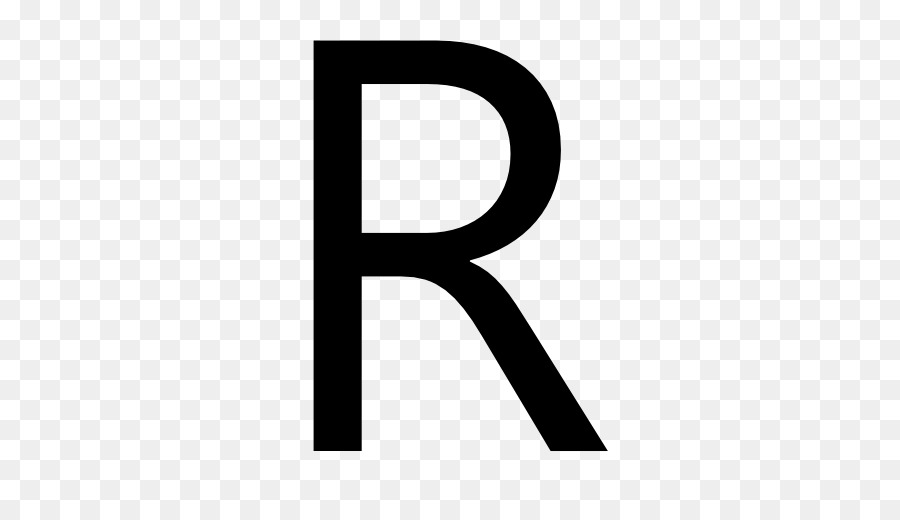
#> input picture letra Serie Fourier/images/r.jpg, 900 x 520 px
$ python main.py images/r.jpg
#> lines starting #> are read from the running program, lines starting #| are printed output that depends on the picture
### letra Serie Fourier/edge_detection.py
from skimage import feature, io
import matplotlib.pyplot as plt
import numpy as np
import random


SAMPLING_SIZE = 1000

RANDOM_SEED = 0


# Seleccione una cantidad aleatoria de SAMPLING_SIZE de puntos de la lista original
def sampling(coords):
    if len(coords) <= SAMPLING_SIZE:
        return coords

    random.seed(RANDOM_SEED)
    random_indices = list(range(len(coords)))
    random.shuffle(random_indices)
    return [coords[random_indices[i]] for i in range(SAMPLING_SIZE)]


# Regresa con un conjunto de puntos que representan los bordes
def detect_edges(image_name):
    image = io.imread(image_name, as_gray=True)

    # Detección de bordes (Canny edge)
    edges = feature.canny(image, 0.6, 0.1, 0.97, use_quantiles=True)

    fig, (ax1, ax2) = plt.subplots(nrows=1, ncols=2)
    ax1.imshow(image, cmap=plt.cm.gray)
    ax1.axis('off')
    ax1.set_title('Imagen', fontsize=15)

    edge_im = ax2.imshow(edges, cmap=plt.cm.gray)
    ax2.axis('off')
    ax2.set_title('Detección de bordes', fontsize=15)

    plt.show()

    # Las coordenadas x e y son solo los puntos distintos de cero de la imagen de borde
    x_coords, y_coords = np.nonzero(edge_im.get_array())
    # Los ejes x e y de una imagen difieren de los ejes x e y de un gráfico, por lo que tenemos que pasar de (x,y) a (y,-x).
    # Para con ello no encontrar la imagen volteada.
    points = list(zip(y_coords, -x_coords))

    # Reducir el número de puntos
    points = sampling(points)
    print(f'Número de puntos finales: {len(points)}')

    return points

### letra Serie Fourier/solve_tsp.py
import numpy as np
from scipy.spatial import distance_matrix

#Dada una matriz de distancia, ordene los números de índice [0, 1, ..., longitud-1] de manera
# greedy: comenzando desde 0, elige el índice libre más cercano a continuación

def greedy(dist_mat):
    length = dist_mat.shape[0]
    current_node_idx = 0  # Puede ser aleatorio entre 0 y longitud-1
    node_order = [current_node_idx]

    free_node_indices = set(range(length))
    free_node_indices.remove(current_node_idx)
    while free_node_indices:
        next_node_idx = np.argmin([dist_mat[current_node_idx][i] if i in free_node_indices else np.inf
                                   for i in range(length)])
        free_node_indices.remove(next_node_idx)
        node_order.append(next_node_idx)
        current_node_idx = next_node_idx

    return node_order


def opt2swap(tour, i, j):
    return tour[:i] + tour[i:j][::-1] + tour[j:]


# Implementa el algoritmo 2-opt
# [20 lines left out: function opt2, not called in this run]


def solve_tsp(original_points):
    dist_mat = distance_matrix(original_points, original_points)
    point_order = greedy(dist_mat)
    points_in_order = [original_points[i] for i in point_order]  #Orden de punto inicial por algoritmo Greedy

    return points_in_order

### letra Serie Fourier/draw.py
import matplotlib.pyplot as plt
import matplotlib.animation as animation
from fourier import fourier_analysis, fourier_synthesis

NUMBER_OF_FRAMES = 350

FPS = 25

NUMBER_OF_EPICYCLES = 125 #Mayor precision


# Normaliza las coordenadas del punto para que la forma pueda caber en el rango (-1, 1) para mostrar.


def normalize(coords):
    x_min = min([c[0] for c in coords])
    x_max = max([c[0] for c in coords])
    y_min = min([c[1] for c in coords])
    y_max = max([c[1] for c in coords])

    ratio = 0.8 * 2 / max(x_max - x_min, y_max - y_min)

    def norm(c):
        return (c[0] - x_min/2 - x_max/2)*ratio, (c[1] - y_min/2 - y_max/2)*ratio

    return [norm(c) for c in coords]


# Crea una lista de cadenas poligonales
def calculate_polygonal_chains(coords):
    # Convierte las coordenadas en una serie de puntos complejos.
    points = [complex(x, y) for x, y in normalize(coords)]

    # Las frecuencias de los ciclos son números enteros: [..., -2, -1, 0, 1, 2, ...]
    # Para fines de dibujo, queremos las frecuencias en orden absoluto creciente: [0, -1, 1, -2, 2, ...]
    frequencies = list(range(-NUMBER_OF_EPICYCLES // 2 + 1, NUMBER_OF_EPICYCLES // 2 + 1))
    frequencies = sorted(frequencies, key=abs)

    weights = fourier_analysis(frequencies, points)
    # El radio del círculo n-ésimo es solo la magnitud del peso n-ésimo
    circle_radii = [abs(cn) for cn in weights]

    polygonal_chains = []
    for i in range(NUMBER_OF_FRAMES):
        t = i / NUMBER_OF_FRAMES
        polygonal_chain = fourier_synthesis(frequencies, weights, t)
        polygonal_chains.append(polygonal_chain)

    return polygonal_chains, circle_radii


# Obtiene el contorno de la curva de las cadenas poligonales: el último punto de cada cuadro
def get_outline(polygonal_chains):
    points = [p[-1] for p in polygonal_chains]
    px = [p.real for p in points]
    py = [p.imag for p in points]
    return px, py


def draw_fourier_animation(coords):
    polygonal_chains, circle_radii = calculate_polygonal_chains(coords)

    # Cada objeto se dibujará dos veces: uno para la visualización normal y otro para la visualización ampliada
    circles0 = []
    circles1 = []
    lines0 = []
    lines1 = []

    fig, axes = plt.subplots(1, 2)
    axes[0].set_aspect('equal')
    axes[0].axis('off')

    axes[1].set_aspect('equal')
    axes[1].axis('off')

    for idx in range(NUMBER_OF_EPICYCLES):
        # El círculo n-ésimo estará centrado en el punto n-ésimo de la cadena poligonal
        cx = polygonal_chains[0][idx].real
        cy = polygonal_chains[0][idx].imag
        circle0 = plt.Circle((cx, cy), circle_radii[idx], color='green', fill=False, lw=1)
        circles0.append(circle0)
        circle1 = plt.Circle((cx, cy), circle_radii[idx], color='green', fill=False, lw=1)
        circles1.append(circle1)

        # La línea n-ésima se denota simplemente por el punto n-ésimo y n+1-ésimo de la cadena poligonal
        p0x = polygonal_chains[0][idx].real
        p0y = polygonal_chains[0][idx].imag
        p1x = polygonal_chains[0][idx + 1].real
        p1y = polygonal_chains[0][idx + 1].imag
        line0 = axes[0].plot([p0x, p1x], [p0y, p1y], color='darkblue')[0]
        lines0.append(line0)
        line1 = axes[1].plot([p0x, p1x], [p0y, p1y], color='darkblue')[0]
        lines1.append(line1)

    # Para dibujar la aproximación final de la curva f(t)
    curve_x, curve_y = [], []
    curve0, = axes[0].plot([], [], lw=2, color='black')
    curve1, = axes[1].plot([], [], lw=2, color='black')

    # Para dibujar todo el contorno de la curva f(t)
    outline_x, outline_y = get_outline(polygonal_chains)
    axes[0].plot(outline_x, outline_y, lw=1, color='black')
    outline1, = axes[1].plot(outline_x, outline_y, lw=1, color='black')

    # El rango de la primera parcela se establece en (-1, 1), el rango de
    # la segunda parcela se cierra y se centra alrededor del último punto de la cadena poligonal.
    axes[0].set_xlim((-1, 1))
    axes[0].set_ylim((-1, 1))
    axes[1].set_xlim(polygonal_chains[0][-1].real - 0.05, polygonal_chains[0][-1].real + 0.05)
    axes[1].set_ylim(polygonal_chains[0][-1].imag - 0.05, polygonal_chains[0][-1].imag + 0.05)

    def init():
        for c in circles0:
            axes[0].add_patch(c)
        for c in circles1:
            axes[1].add_patch(c)
        return [outline1] + circles0 + circles1 + lines0 + lines1 + [curve0, curve1]

    # [23 lines left out: function animate, not called in this run]

    anim = animation.FuncAnimation(fig, animate, init_func=init, frames=NUMBER_OF_FRAMES, interval=10, blit=True)
    plt.show()

### letra Serie Fourier/fourier.py
import numpy as np
import cmath
import itertools

FOURIER_DT = 0.001

# Dada una lista finita de frecuencias enteras n en [0, -1, 1, -2, 2, ...] y los pesos de Fourier correspondientes de c_n,
# reconstruya la curva original de f(t) en el tiempo t (0< =t<1) por síntesis de Fourier.

# Matemáticamente, f(t) = suma(c_n*e^(n*2*pi*i*t)
# Cuantas más frecuencias (ciclos) tengamos, más cerca estará f(t) de la curva original.

def fourier_synthesis(frequencies, weights, t):
    origin = [complex(0, 0)]
    components = origin + [cn * cmath.exp(n*2*cmath.pi*1j*t) for n, cn in zip(frequencies, weights)]
    return list(itertools.accumulate(components))


# Resultados de traducción
# Dado un conjunto de puntos complejos que representan una curva cerrada y una lista finita de frecuencias enteras
# n en [0, -1, 1, -2, 2, ...], calcule los coeficientes (pesos) de la serie de Fourier.

# Matemáticamente, si f(t) es una función compleja del tiempo (0<=t<1), entonces para cada frecuencia de
# ciclo de n, el peso n-ésimo denotado por c_n es:
# c_n = int_0^1 f(t)*e^(-n*2*pi*i*t)dt
# Cuantas más frecuencias (ciclos) tengamos, más cerca se podrá reconstruir f(t) mediante la síntesis de Fourier.
def fourier_analysis(frequencies, points):
    weights = []

    # Selecciona el punto coincidente de la lista de puntos, según t, si 0<=t<1.
    def f(t):
        idx = min(len(points) - 1, max(0, round(t * len(points))))
        return points[idx]

    for n in frequencies:
        # se alcula la integral numéricamente:
        # cn = sum_t f(t)*e^(-n*2*pi*i*t)*dt, donde t va de 0 a 1 discretamente, con un tamaño de paso de dt
        cn = sum([f(t) * cmath.exp(-n*2*cmath.pi*1j*t) * FOURIER_DT for t in np.arange(0, 1, FOURIER_DT)])
        weights.append(cn)

    return weights

### letra Serie Fourier/main.py
from edge_detection import detect_edges
from solve_tsp import solve_tsp
from draw import draw_fourier_animation
import argparse


def main(args):
    edge_points = detect_edges(args.image_name)
#> in detect_edges, image is the input picture: shape (520, 900) float64; min 0, max 1, mean 0.862
#> in detect_edges, `edges = feature.canny(image, 0.6, 0.1, 0.97, use_quantiles=True)`:
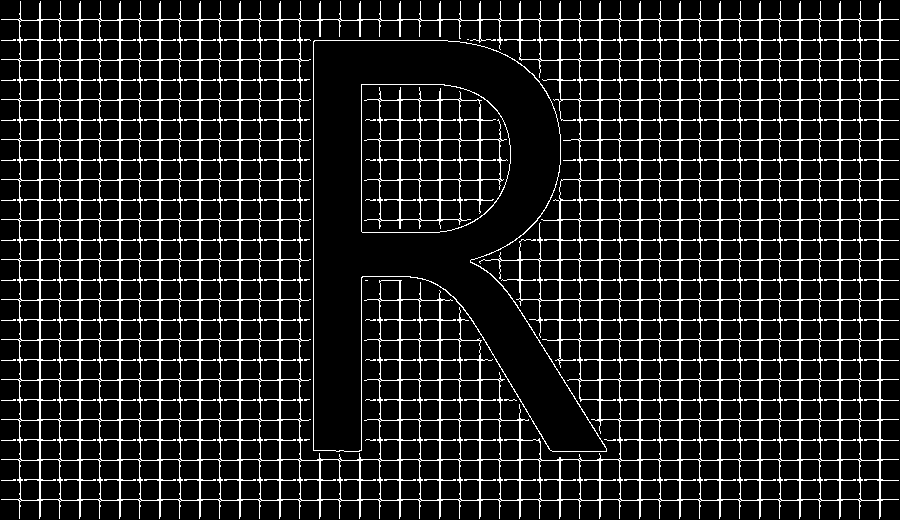
#> edges: shape (520, 900) bool; 12% white in thin lines or dots
#> in detect_edges, `plt.show()`:
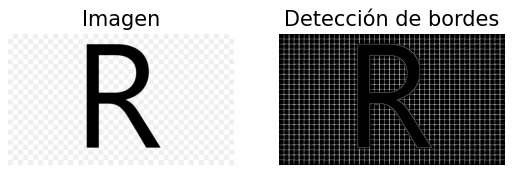
#> figure drawn by matplotlib, 2 panels
#> in detect_edges, `points = list(zip(y_coords, -x_coords))`: points = 56390 items
#> in detect_edges, `points = sampling(points)`: points = 1000 pairs, first value 10 to 895, second value -518 to -1
#| Número de puntos finales: 1000
#> edge_points has the same summary as points in detect_edges
    edge_points_in_order = solve_tsp(edge_points)
#> in solve_tsp, `dist_mat = distance_matrix(original_points, original_points)`:
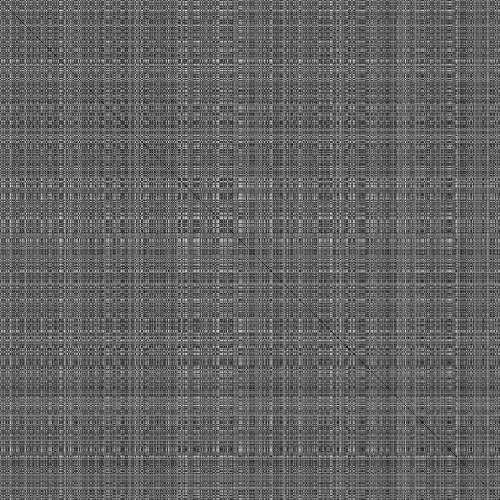
#> dist_mat: shape (1000, 1000) float64 (shown at 1/2 size); min 0, max 979.4, mean 386; drawn with min black and max white
#> the loop in greedy, `while free_node_indices:` made 999 passes
#> (next_node_idx, current_node_idx) on passes 1 to 3: (148, 148), (675, 675), (257, 257)
#> after the loop in greedy, `while free_node_indices:`: free_node_indices = 0 items; node_order = 1000 values, max 999 at index 75, min 0 at index 0, mean 499.5
#> in solve_tsp, `point_order = greedy(dist_mat)`: point_order has the same summary as node_order in greedy
#> in solve_tsp, `points_in_order = [original_points[i] for i in point_order]`: points_in_order has the same summary as points in detect_edges
#> edge_points_in_order has the same summary as points in detect_edges
    draw_fourier_animation(edge_points_in_order)
#> in normalize, `x_min = min([c[0] for c in coords])`: x_min = 10
#> in normalize, `x_max = max([c[0] for c in coords])`: x_max = 895
#> in normalize, `y_min = min([c[1] for c in coords])`: y_min = -518
#> in normalize, `y_max = max([c[1] for c in coords])`: y_max = -1
#> in normalize, `ratio = 0.8 * 2 / max(x_max - x_min, y_max - y_min)`: ratio = 0.00181
#> in calculate_polygonal_chains, `points = [complex(x, y) for x, y in normalize(coords)]`: points = 1000 items
#> in calculate_polygonal_chains, `weights = fourier_analysis(frequencies, points)`: weights = 125 items
#> in calculate_polygonal_chains, `circle_radii = [abs(cn) for cn in weights]`: circle_radii = 125 values, max 0.289 at index 2, min 0.00107 at index 115, mean 0.0236
#> after the loop in calculate_polygonal_chains, `for i in range(NUMBER_OF_FRAMES):`: polygonal_chains = 350 items
#> the loop in draw_fourier_animation, `for idx in range(NUMBER_OF_EPICYCLES):` made 125 passes
#> (cx, cy, p0x, p0y, p1x, p1y) on passes 1 to 12: (0, 0, 0, 0, 0.00978, -0.00455), (0.00978, -0.00455, 0.00978, -0.00455, 0.000702, 0.00144), (0.000702, 0.00144, 0.000702, 0.00144, -0.273, 0.0951), (-0.273, 0.0951, -0.273, 0.0951, -0.141, 0.346), (-0.141, 0.346, -0.141, 0.346, -0.0229, 0.164), (-0.0229, 0.164, -0.0229, 0.164, 0.013, 0.305), (0.013, 0.305, 0.013, 0.305, 0.107, 0.267), (0.107, 0.267, 0.107, 0.267, 0.0823, 0.29), (0.0823, 0.29, 0.0823, 0.29, -0.00828, 0.304), (-0.00828, 0.304, -0.00828, 0.304, -0.0545, 0.248), (-0.0545, 0.248, -0.0545, 0.248, -0.00618, 0.263), (-0.00618, 0.263, -0.00618, 0.263, 0.0119, 0.293)
#> after the loop in draw_fourier_animation, `for idx in range(NUMBER_OF_EPICYCLES):`: circles0 = 125 items
#> in get_outline, `points = [p[-1] for p in polygonal_chains]`: points = 350 items
#> in get_outline, `px = [p.real for p in points]`: px = 350 values, max 0.833 at index 252, min -0.79 at index 297, mean 0.00978
#> in get_outline, `py = [p.imag for p in points]`: py = 350 values, max 0.509 at index 258, min -0.452 at index 202, mean -0.00455
#> in draw_fourier_animation, `outline_x, outline_y = get_outline(polygonal_chains)`: outline_x has the same summary as px in get_outline; outline_y has the same summary as py in get_outline
#> the loop in init, `for c in circles0:` made 125 passes
#> the loop in init, `for c in circles1:` made 125 passes
#> the loop in init (call 2), `for c in circles0:` made 125 passes
#> the loop in init (call 2), `for c in circles1:` made 125 passes
#> in draw_fourier_animation, `plt.show()`:
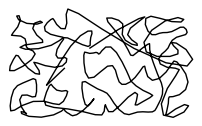
#> figure drawn by matplotlib, 2 panels


if __name__ == '__main__':
    parser = argparse.ArgumentParser()
    parser.add_argument('image_name', type=str)
    parsed_args = parser.parse_args()
    main(parsed_args)
